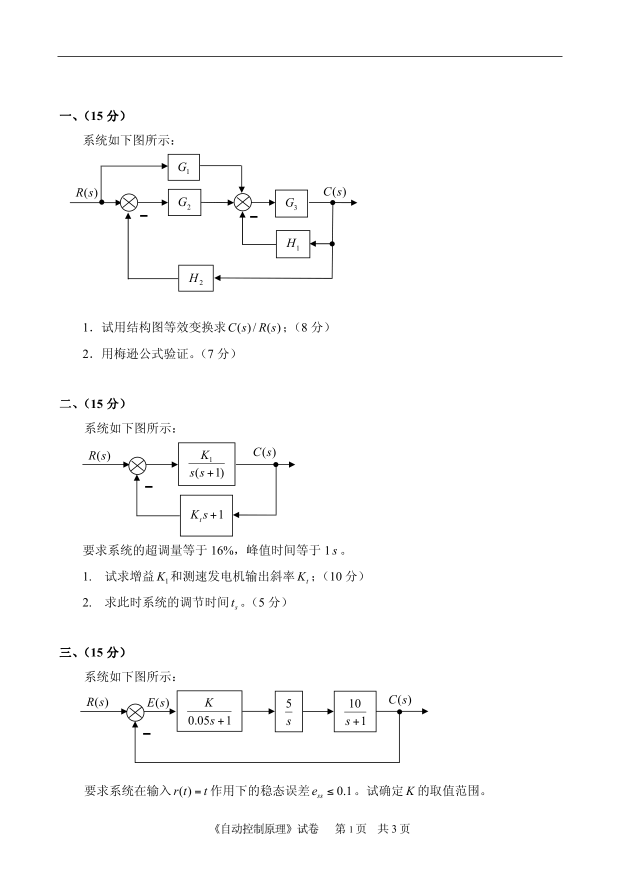
#> input picture debug_07_11/2009_p1.png, 1240 x 1755 px (shown at 1/2 size)
$ python test_2009_verified.py
#> lines starting #> are read from the running program, lines starting #| are printed output that depends on the picture
# -*- coding: utf-8 -*-
import cv2, numpy as np, os

def trim_whitespace(img, padding=15):
    gray = cv2.cvtColor(img, cv2.COLOR_BGR2GRAY)
    rows = np.where(np.min(gray, axis=1) < 240)[0]
    cols = np.where(np.min(gray, axis=0) < 240)[0]
    if len(rows) == 0 or len(cols) == 0:
        return img
    r0, r1 = max(0, rows[0] - padding), min(img.shape[0], rows[-1] + padding + 1)
    c0, c1 = max(0, cols[0] - padding), min(img.shape[1], cols[-1] + padding + 1)
    return img[r0:r1, c0:c1]

p1 = cv2.imread('debug_07_11/2009_p1.png')
#> p1 is the input picture: shape (1755, 1240, 3); min 0, max 255, mean 251.1
p2 = cv2.imread('debug_07_11/2009_p2.png')
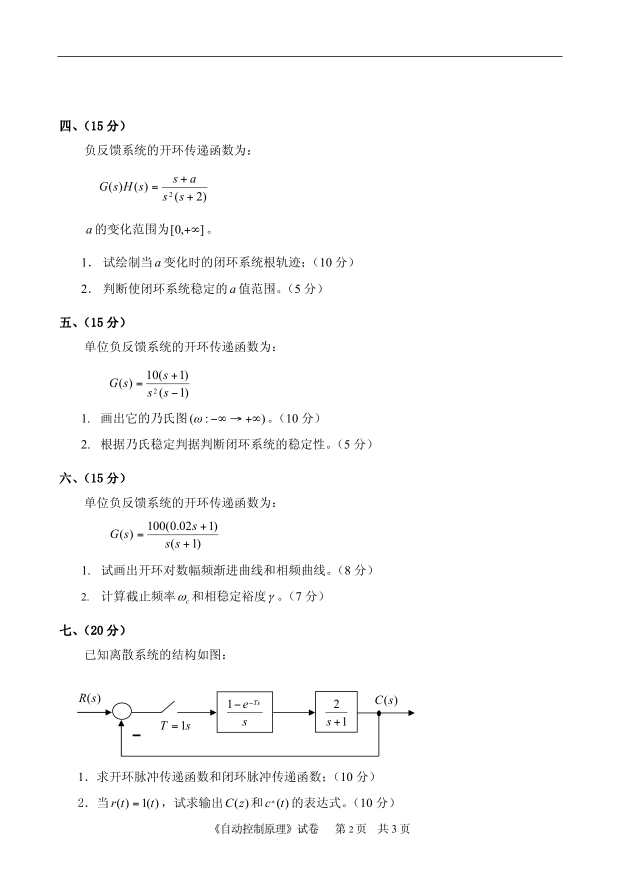
#> input picture debug_07_11/2009_p2.png, 1240 x 1755 px (shown at 1/2 size)
#> p2 is the input picture: shape (1755, 1240, 3); min 0, max 255, mean 250.9
p3 = cv2.imread('debug_07_11/2009_p3.png')
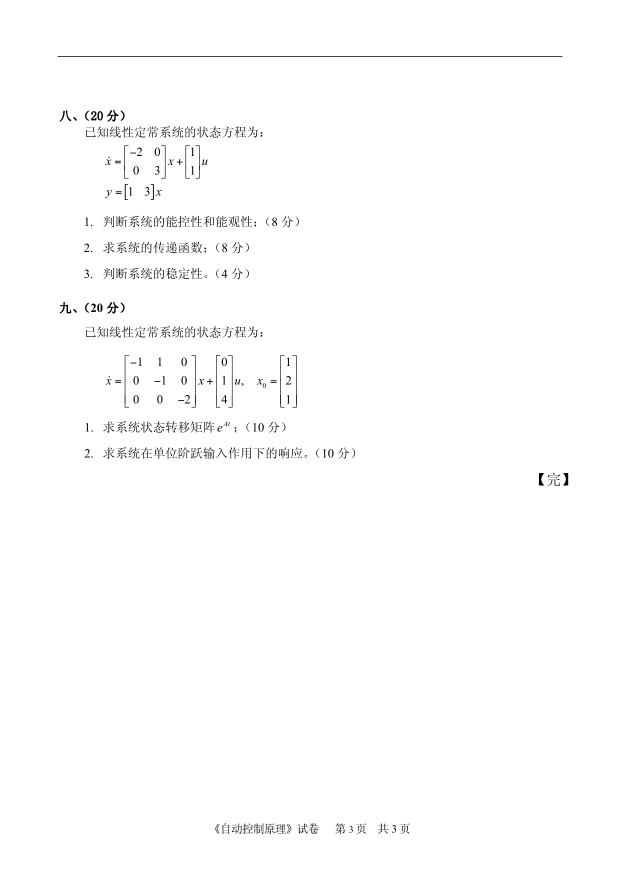
#> input picture debug_07_11/2009_p3.png, 1240 x 1755 px (shown at 1/2 size)
#> p3 is the input picture: shape (1755, 1240, 3); min 0, max 255, mean 252.9

cuts_2009 = {
    1: p1[180:680, :],
    2: p1[680:1250, :],
    3: p1[1250:1620, :],
    4: p2[180:600, :],
    5: p2[600:910, :],
    6: p2[910:1210, :],
    7: p2[1210:1630, :],
    8: p3[180:570, :],
    9: p3[570:1000, :],
}

os.makedirs('test_2009_verified', exist_ok=True)
for q, raw_img in cuts_2009.items():
    trimmed = trim_whitespace(raw_img)
    cv2.imwrite(f'test_2009_verified/q_{q:02d}.png', trimmed)
    print(f"2009 Q{q}: raw shape={raw_img.shape} -> trimmed={trimmed.shape}")
#> this loop made 9 passes
#> (r0 in trim_whitespace, r1 in trim_whitespace, c0 in trim_whitespace, c1 in trim_whitespace) on passes 1 to 9: (24, 500, 104, 730), (0, 555, 104, 741), (27, 362, 104, 984), (44, 420, 106, 721), (17, 310, 104, 758), (19, 300, 104, 759), (23, 420, 104, 845), (24, 390, 104, 613), (18, 418, 104, 1152)
#| 2009 Q1: raw shape=(500, 1240, 3) -> trimmed=(476, 626, 3)
#| 2009 Q2: raw shape=(570, 1240, 3) -> trimmed=(555, 637, 3)
#| 2009 Q3: raw shape=(370, 1240, 3) -> trimmed=(335, 880, 3)
#| 2009 Q4: raw shape=(420, 1240, 3) -> trimmed=(376, 615, 3)
#| 2009 Q5: raw shape=(310, 1240, 3) -> trimmed=(293, 654, 3)
#| 2009 Q6: raw shape=(300, 1240, 3) -> trimmed=(281, 655, 3)
#| 2009 Q7: raw shape=(420, 1240, 3) -> trimmed=(397, 741, 3)
#| 2009 Q8: raw shape=(390, 1240, 3) -> trimmed=(366, 509, 3)
#> (further printed lines are left out)
#> pass 1, in trim_whitespace, `gray = cv2.cvtColor(img, cv2.COLOR_BGR2GRAY)`:
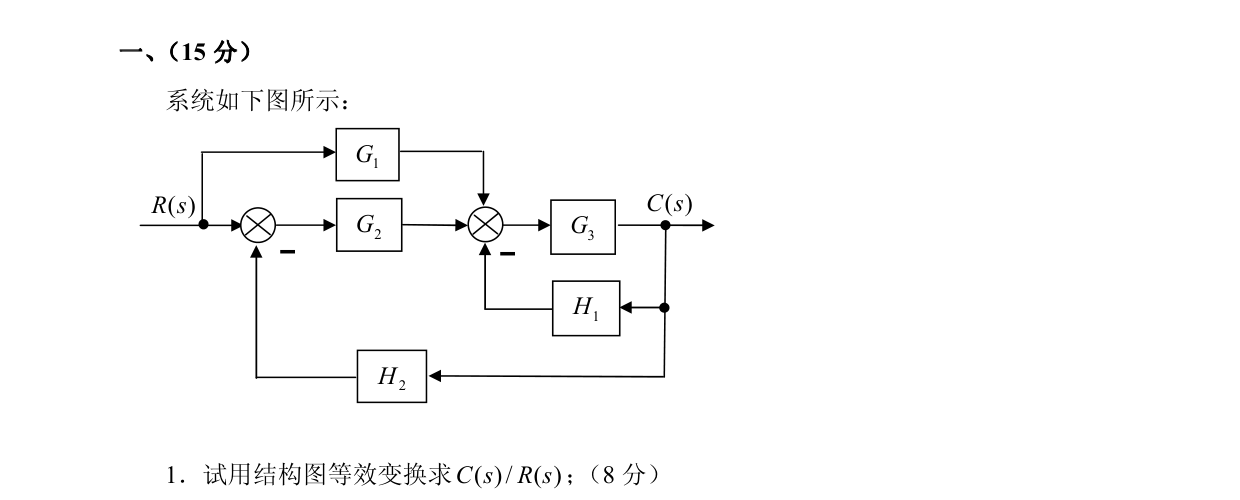
#> gray: shape (500, 1240); min 0, max 255, mean 251.1
#> pass 1, `trimmed = trim_whitespace(raw_img)`:
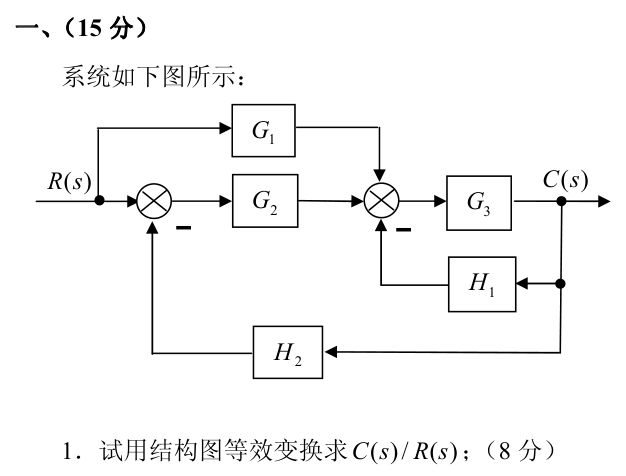
#> trimmed: shape (476, 626, 3); min 0, max 255, mean 246.8
#> pass 2, in trim_whitespace (call 2), `gray = cv2.cvtColor(img, cv2.COLOR_BGR2GRAY)`:
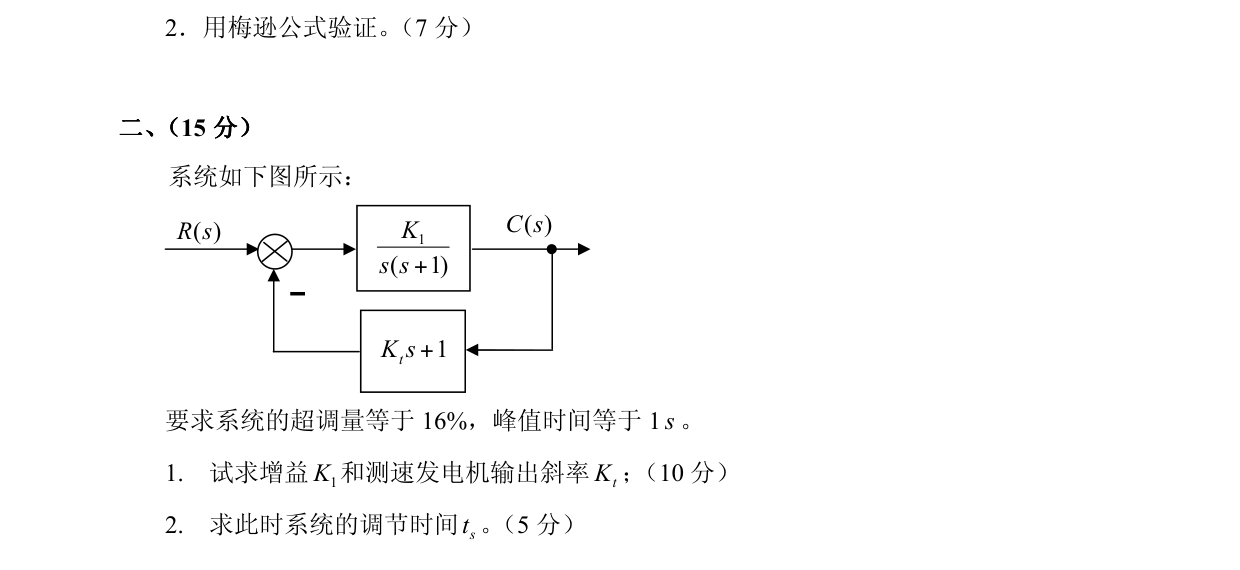
#> gray: shape (570, 1240); min 0, max 255, mean 250.9
#> pass 2, `trimmed = trim_whitespace(raw_img)`:
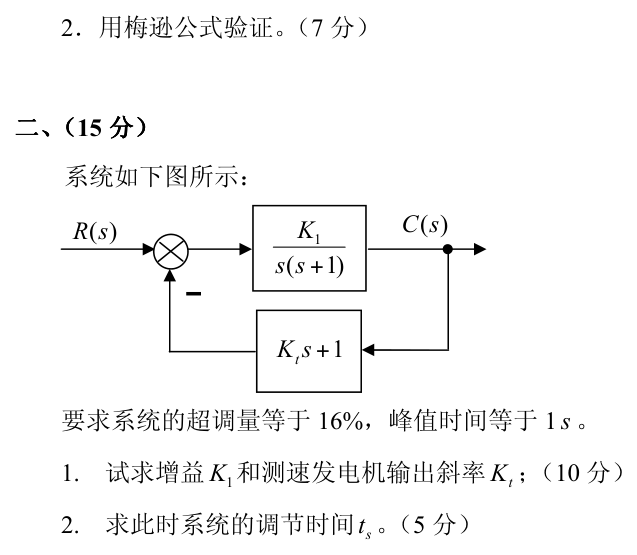
#> trimmed: shape (555, 637, 3); min 0, max 255, mean 246.8
